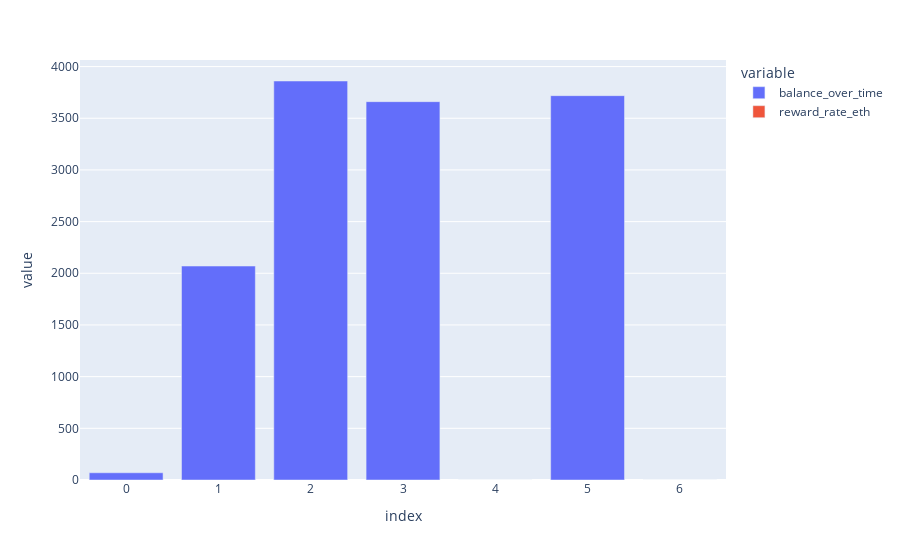

This figure's notebook cell:
### Code cell
# amount of tokens supplied (balance) over time 
px.bar(transfer_df_1person_reward[['balance_over_time', 'reward_rate_eth']])

### Figure 1 — Plotly figure (JSON) as saved in the notebook; plotly's stock layout.template omitted (floating-point values rounded to 4 significant figures)
{"data": [{"alignmentgroup": "True", "hovertemplate": "variable=balance_over_time<br>index=%{x}<br>value=%{y}<extra></extra>", "legendgroup": "balance_over_time", "marker": {"color": "#636efa", "pattern": {"shape": ""}}, "name": "balance_over_time", "offsetgroup": "balance_over_time", "orientation": "v", "showlegend": true, "textposition": "auto", "type": "bar", "x": [0, 1, 2, 3, 4, 5, 6], "xaxis": "x", "y": [70.0, 2070.0, 3860.0, 3660.0, 0, 3718.0, 0], "yaxis": "y"}, {"alignmentgroup": "True", "hovertemplate": "variable=reward_rate_eth<br>index=%{x}<br>value=%{y}<extra></extra>", "legendgroup": "reward_rate_eth", "marker": {"color": "#EF553B", "pattern": {"shape": ""}}, "name": "reward_rate_eth", "offsetgroup": "reward_rate_eth", "orientation": "v", "showlegend": true, "textposition": "auto", "type": "bar", "x": [0, 1, 2, 3, 4, 5, 6], "xaxis": "x", "y": [null, null, null, null, null, null, null], "yaxis": "y"}], "layout": {"barmode": "relative", "legend": {"title": {"text": "variable"}, "tracegroupgap": 0}, "margin": {"t": 60}, "xaxis": {"anchor": "y", "domain": [0, 1], "title": {"text": "index"}}, "yaxis": {"anchor": "x", "domain": [0, 1], "title": {"text": "value"}}}}
